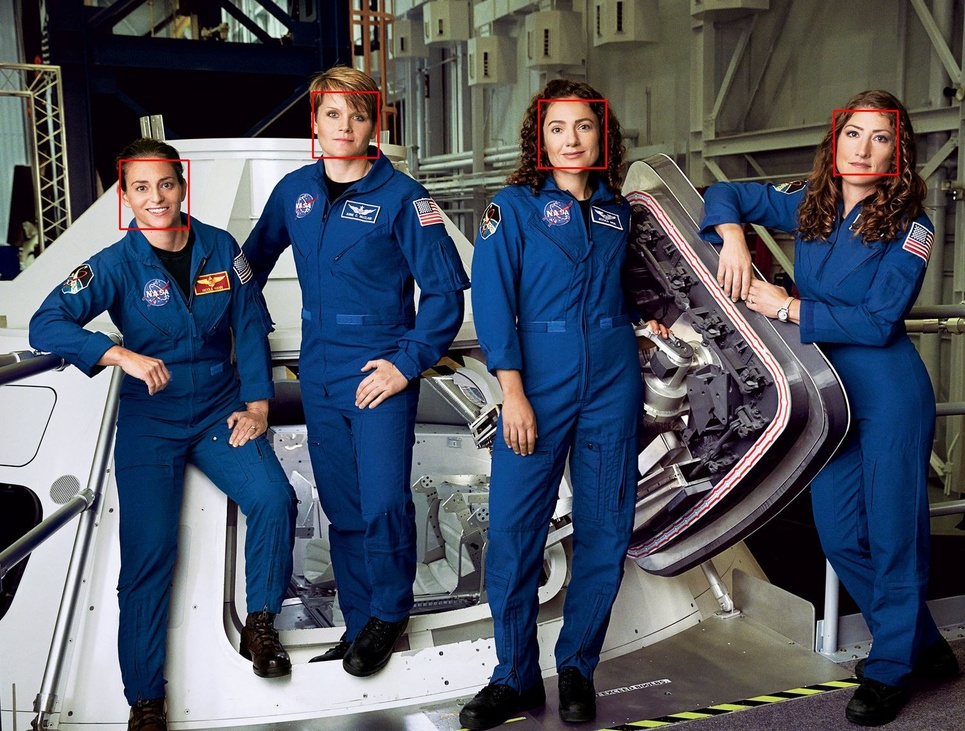
#> input picture demo.jpg, 965 x 731 px, shrunk from 1500 x 1137 before the run
$ jupyter execute FACE_CROP.ipynb
#> lines starting #> are read from the running program, lines starting #| are printed output that depends on the picture; after the words box and inside, x2 and y2 are one past the last pixel; in counts of white or black regions, pixels touching at a corner belong together
[cell 1]
import numpy as np
import cv2 as cv
import sys

TRAINING_FILE_NAME            = "haarcascade_frontalface_alt.xml"

def showHelp():
    print("Author: hoaint.13")
    #print("--help/-h\tShow usage help")
    print("usage: face_detector_hoai <image file name>")
    print("Ex: face_detector_hoai demo.jpg")

if __name__ == '__main__':
    if len(sys.argv) != 2:
        showHelp()
        exit(1)

    imageFileName = sys.argv[1]
    face_cascade = cv.CascadeClassifier(TRAINING_FILE_NAME)
    img = cv.imread('demo.jpg')
#> img is the input picture: shape (731, 965, 3); mean B, G, R 96.5, 84.7, 78.3
    gray = cv.cvtColor(img, cv.COLOR_BGR2GRAY)
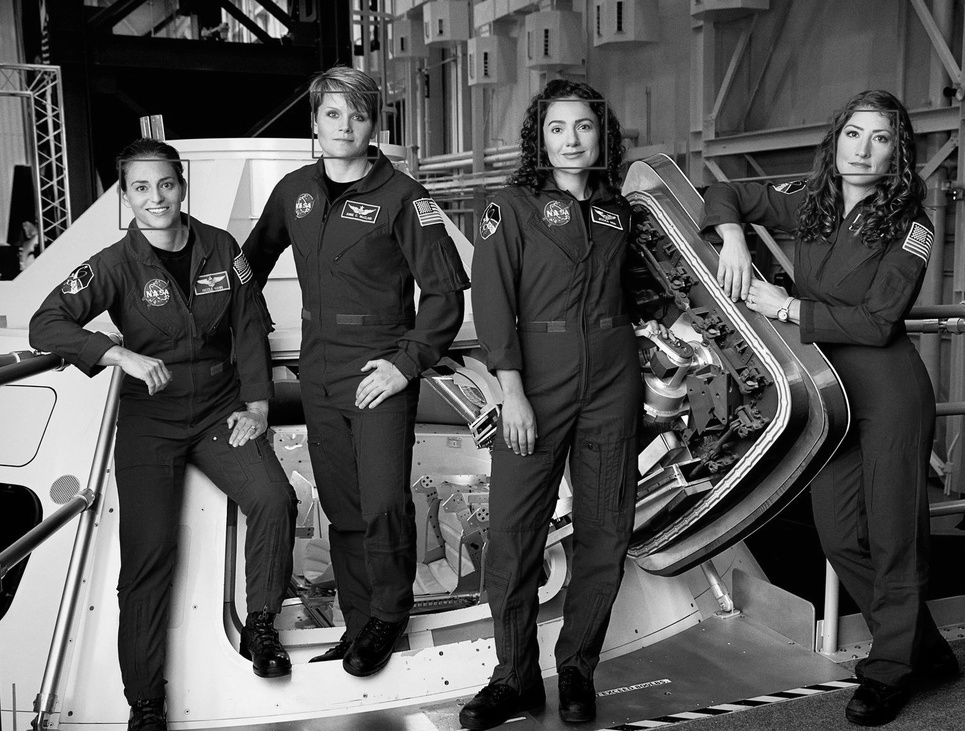
#> gray: shape (731, 965); min 0, max 255, mean 84.1
    faces = face_cascade.detectMultiScale(gray, 1.3, 5)
#> faces = [[313, 92, 62, 62], [539, 101, 67, 67], [833, 110, 66, 66], [123, 162, 63, 63]]
    face_crop = []
    for (x,y,w,h) in faces:
        cv.rectangle(img,(x,y),(x+w,y+h),(0, 0, 255),2)
        roi_gray = gray[y:y+h, x:x+w]
        roi_color = img[y:y+h, x:x+w]
        face_crop.append(img[y:y+h, x:x+w])
#> this loop made 4 passes
#> pass 1, `roi_gray = gray[y:y+h, x:x+w]`:
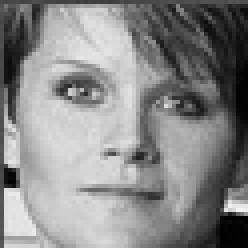
#> roi_gray: shape (62, 62) (shown 4 times larger); min 0, max 242, mean 136.2
#> pass 1, `roi_color = img[y:y+h, x:x+w]`:
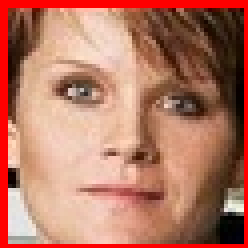
#> roi_color: shape (62, 62, 3) (shown 4 times larger); mean B, G, R 98.6, 118.5, 180.7
#> pass 2, `roi_gray = gray[y:y+h, x:x+w]`:
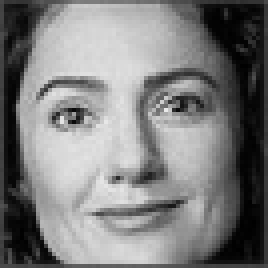
#> roi_gray: shape (67, 67) (shown 4 times larger); min 0, max 233, mean 125.6
#> pass 2, `roi_color = img[y:y+h, x:x+w]`:
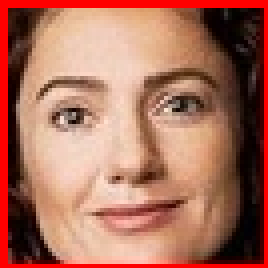
#> roi_color: shape (67, 67, 3) (shown 4 times larger); mean B, G, R 91.3, 110.1, 170.9
#> after the loop:
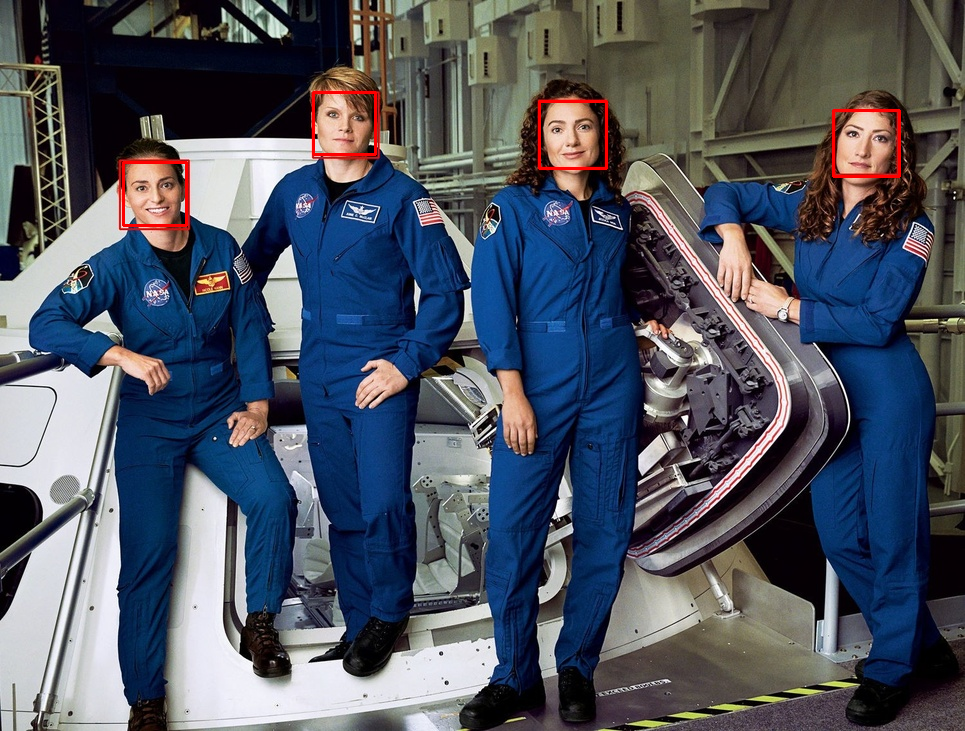
#> img: shape (731, 965, 3); 0.44% of pixels changed, all inside (x1, y1, x2, y2) = (122, 91, 901, 227)
#> after the loop, face_crop = 4 items


    faceFileName = "faces_" + imageFileName
    cv.imwrite('demo_1.jpg', img)
    print ("Successfully saved the results to %s" %(faceFileName))
    for i in face_crop:
        cv.imshow('cropped', i)
        cv.waitKey(0)
        cv.destroyAllWindows()
#> this loop made 4 passes

$ run again, with face_0.jpg copied over demo.jpg
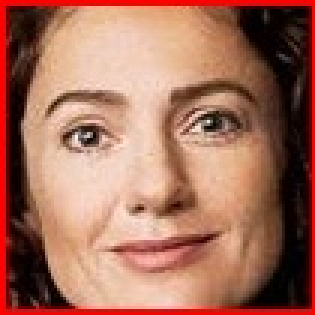
#> input picture face_0.jpg, 105 x 105 px (shown 3 times larger)
#> img is the input picture: shape (105, 105, 3); mean B, G, R 91.5, 110.5, 164.9
#> `gray = cv.cvtColor(img, cv.COLOR_BGR2GRAY)`:
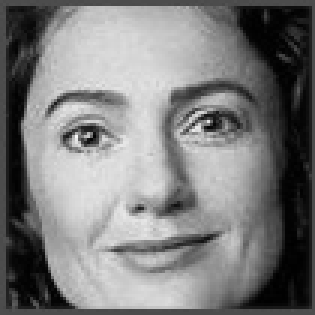
#> gray: shape (105, 105) (shown 3 times larger); min 0, max 248, mean 124.6
#> faces = [[9, 8, 85, 85]]
#> the loop `for (x,y,w,h) in faces:` made 1 pass
#> after the loop `for (x,y,w,h) in faces:`:
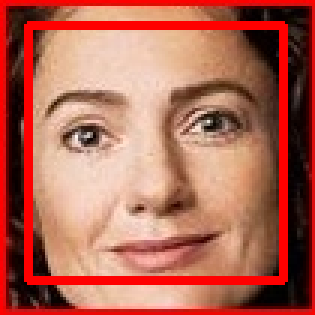
#> img: shape (105, 105, 3) (shown 3 times larger); 9.22% of pixels changed, all inside (x1, y1, x2, y2) = (8, 7, 96, 95)
#> after the loop `for (x,y,w,h) in faces:`: face_crop = 1 item
#> the loop `for i in face_crop:` made 1 pass

$ run again, with face_1.jpg copied over demo.jpg
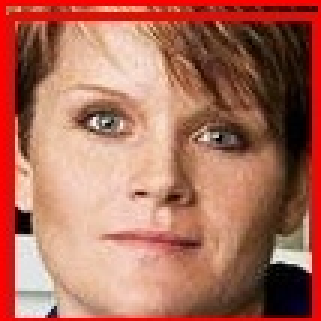
#> input picture face_1.jpg, 107 x 107 px (shown 3 times larger)
#> img is the input picture: shape (107, 107, 3); mean B, G, R 90.8, 109, 173.2
#> `gray = cv.cvtColor(img, cv.COLOR_BGR2GRAY)`:
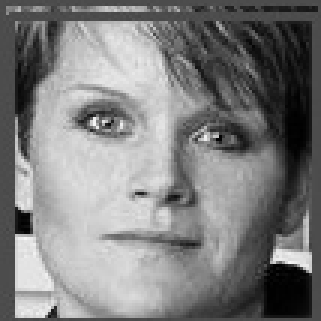
#> gray: shape (107, 107) (shown 3 times larger); min 0, max 248, mean 126.1
#> faces = [[6, 6, 93, 93]]
#> the loop `for (x,y,w,h) in faces:` made 1 pass
#> after the loop `for (x,y,w,h) in faces:`:
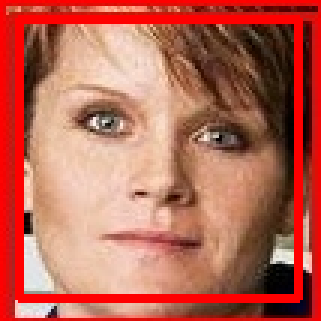
#> img: shape (107, 107, 3) (shown 3 times larger); 9.71% of pixels changed, all inside (x1, y1, x2, y2) = (5, 5, 101, 101)
#> after the loop `for (x,y,w,h) in faces:`: face_crop = 1 item
#> the loop `for i in face_crop:` made 1 pass
